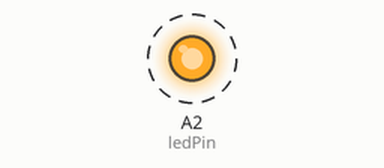
Recording of a sketch running on a simulated Arduino Uno, built with avr-gcc and run on an emulated ATmega328P. On the bench: output pins drawn as LEDs (lit = HIGH). Dashed ring = blinking.

Above: at 0.05 s.
Timing chart, 0 to 3.0 s (numbered marks = the images above):
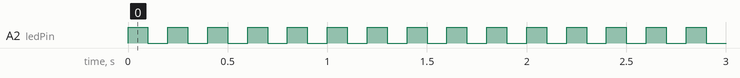

The sketch:

Blink_ATTiny1614.ino
```cpp
/*
  Blink an LED on PA2 on an ATTiny1614 MCU
*/

// Pin definitions
const int ledPin = A2;

// the setup function runs once when you press reset or power the board
void setup() {
  // Initialize pin as an output
  pinMode(ledPin, OUTPUT);
}

// the loop function runs over and over again forever
void loop() {
  // Flash the LED on PA2
  digitalWrite(ledPin, HIGH); // Turn the LED on
  delay(100);                // Wait for 1 second
  digitalWrite(ledPin, LOW);  // Turn the LED off
  delay(100);                // Wait for 1 second
}
```

Measured:
- by itself, A2 (ledPin): alternates HIGH for 0.10 s and LOW for 0.10 s
